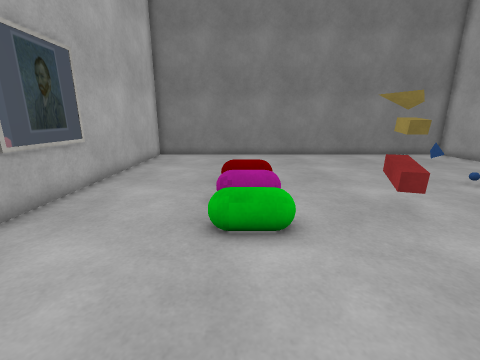
View 1 (above)

12 first-person views from a walk through a 3-D level made in the Unity game engine. The camera is 1.2 m above the floor, tilts 14° down and sees 90° across. The floor is counted in squares, 0.5 m on a side. Each view is taken from the middle of a square. On the plan, view 1 faces up. The plan holds only what a view shows up to about 17 squares ahead; the rest is blank. The player is left out. Some surface patterns are stand-ins.

View 2
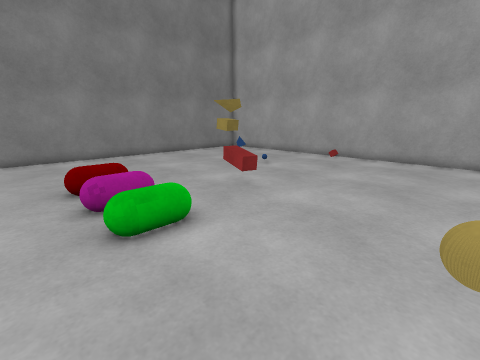

View 3
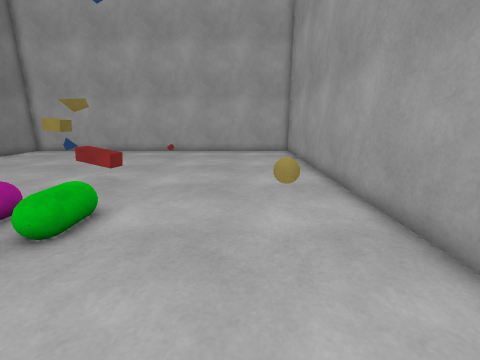

View 4
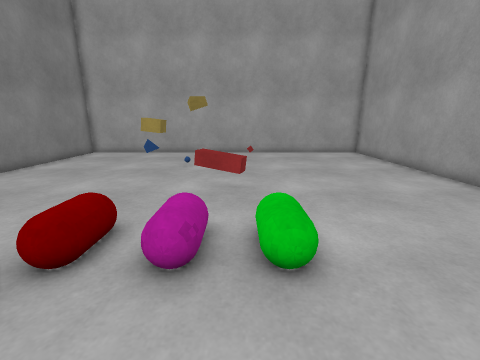

View 5
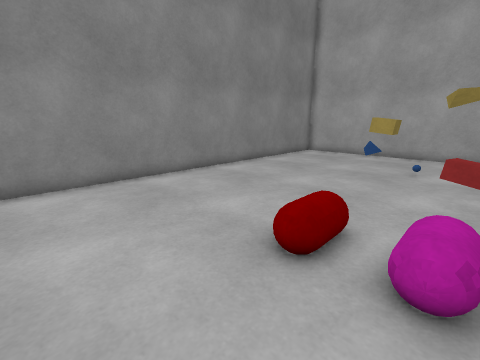

View 6
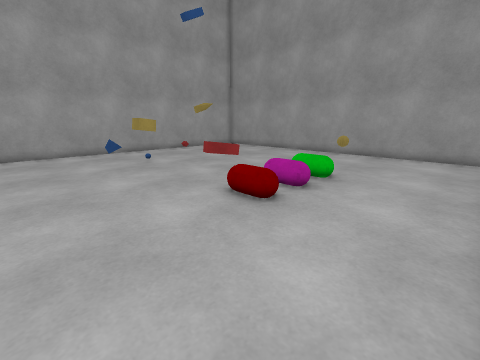

View 7
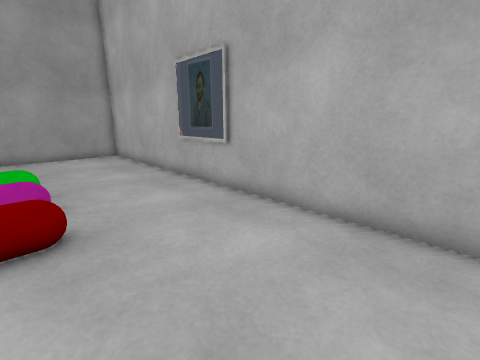

View 8
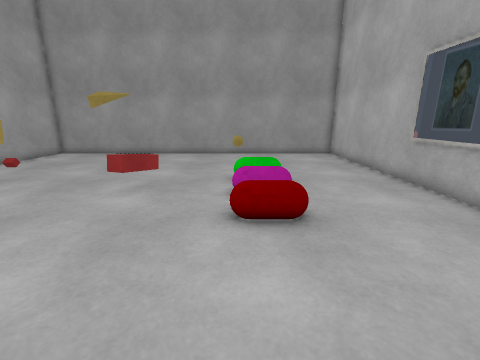

View 9
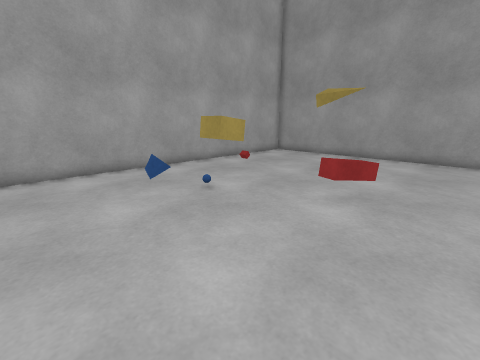

View 10
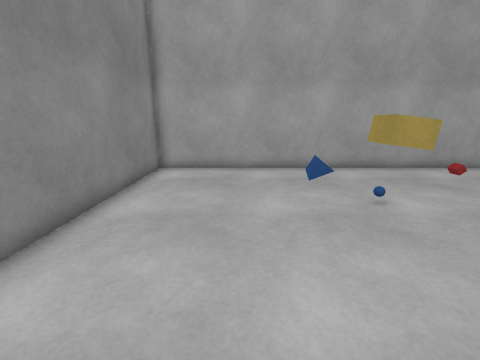

View 11
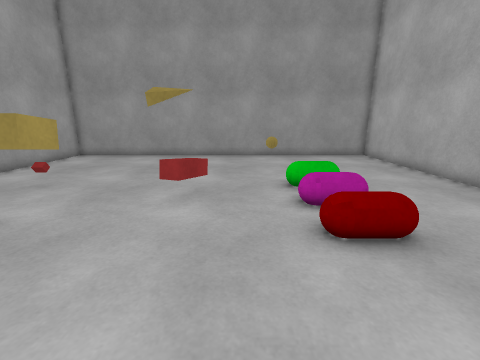

View 12
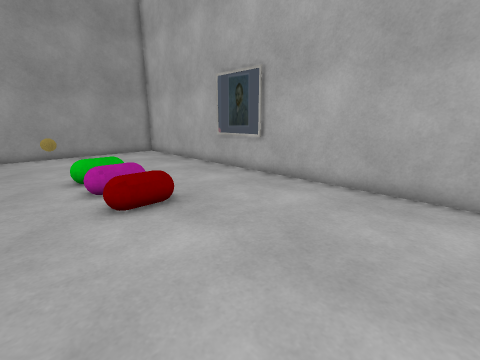

### Floor plan
Key: @ floor where view 1 was taken; # wall or solid block; . floor; = window, fence, low wall or low ledge; ^ raised ledge; O other object.
Columns run from 6 left of view 1 to 14 right of it. Each row starts with its distance up from view 1.
 17 #####################
 16 #...................#
 15 #...................#
 14 #...................#
 13 #...................#
 12 #...................#
 11 #..............=....#
 10 #............^......#
  9 #.....OO............#
  8 #.........##........#
  7 #.....OO..=#........#
  6 #.........==........#
  5 #.....OO............#
  4 #...................#
  3 #...................#
  2 #...................#
  1 #...................#
  0 #.....@=............#
 -1 #......=............#
 -2 #...................#
 -3 #####################

Positions as (right, up) in squares from view 1, and headings:
1: (0, 0), facing up
2: (-2, 0), facing up-right
3: (-5, 1), facing right
4: (-4, 6), facing right
5: (-4, 7), facing up-right
6: (-5, 15), facing down-right
7: (0, 15), facing down-left
8: (1, 15), facing down
9: (2, 14), facing down-right
10: (2, 13), facing right
11: (3, 14), facing down
12: (3, 16), facing down-left
